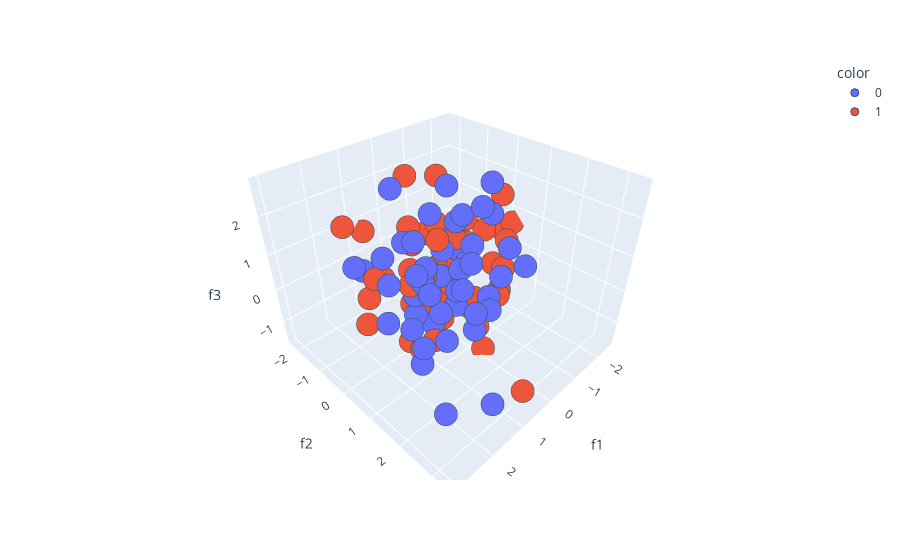

Source (notebook cell):
### Code cell
fig.update_traces(marker=dict(size=8,
                             line = dict(width=1,
                                        color = "DarkSlateGrey")),
                 selector=dict(mode="markers"))
fig.show()
